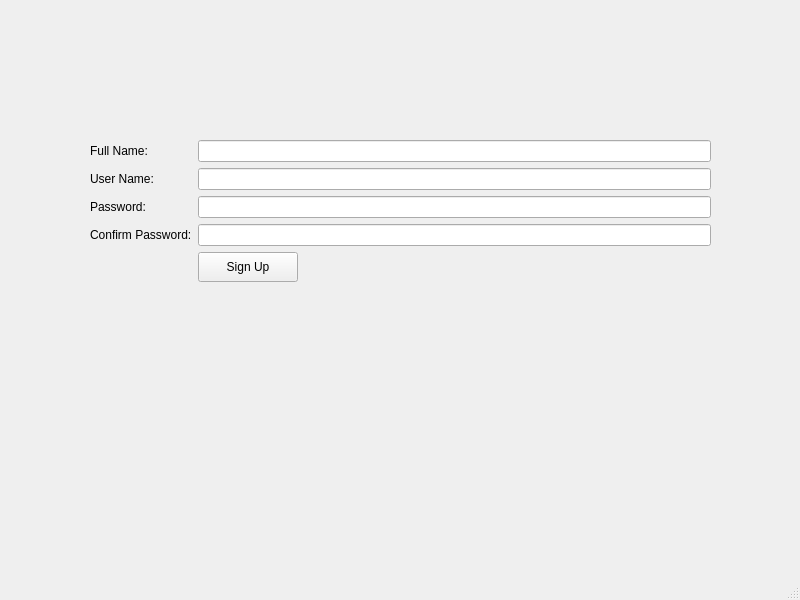
<?xml version="1.0" encoding="UTF-8"?>
<ui version="4.0">
 <class>MainWindow</class>
 <widget class="QMainWindow" name="MainWindow">
  <property name="geometry">
   <rect>
    <x>0</x>
    <y>0</y>
    <width>800</width>
    <height>600</height>
   </rect>
  </property>
  <property name="windowTitle">
   <string>MainWindow</string>
  </property>
  <widget class="QWidget" name="centralwidget">
   <widget class="QWidget" name="formLayoutWidget">
    <property name="geometry">
     <rect>
      <x>90</x>
      <y>140</y>
      <width>621</width>
      <height>191</height>
     </rect>
    </property>
    <layout class="QFormLayout" name="formLayout">
     <item row="0" column="0">
      <widget class="QLabel" name="fullNameLabel">
       <property name="text">
        <string>Full Name:</string>
       </property>
      </widget>
     </item>
     <item row="0" column="1">
      <widget class="QLineEdit" name="fullNameLineEdit"/>
     </item>
     <item row="1" column="0">
      <widget class="QLabel" name="userNameLabel">
       <property name="text">
        <string>User Name:</string>
       </property>
      </widget>
     </item>
     <item row="1" column="1">
      <widget class="QLineEdit" name="userNameLineEdit"/>
     </item>
     <item row="2" column="0">
      <widget class="QLabel" name="passwordLabel">
       <property name="text">
        <string>Password:</string>
       </property>
      </widget>
     </item>
     <item row="2" column="1">
      <widget class="QLineEdit" name="passwordLineEdit">
       <property name="echoMode">
        <enum>QLineEdit::Password</enum>
       </property>
      </widget>
     </item>
     <item row="3" column="0">
      <widget class="QLabel" name="confirmPasswordLabel">
       <property name="text">
        <string>Confirm Password:</string>
       </property>
      </widget>
     </item>
     <item row="3" column="1">
      <widget class="QLineEdit" name="confirmPasswordLineEdit">
       <property name="echoMode">
        <enum>QLineEdit::Password</enum>
       </property>
      </widget>
     </item>
     <item row="4" column="1">
      <widget class="QPushButton" name="pushButtonSignUp">
       <property name="minimumSize">
        <size>
         <width>100</width>
         <height>30</height>
        </size>
       </property>
       <property name="maximumSize">
        <size>
         <width>100</width>
         <height>30</height>
        </size>
       </property>
       <property name="text">
        <string>Sign Up</string>
       </property>
      </widget>
     </item>
    </layout>
   </widget>
  </widget>
  <widget class="QMenuBar" name="menubar">
   <property name="geometry">
    <rect>
     <x>0</x>
     <y>0</y>
     <width>800</width>
     <height>25</height>
    </rect>
   </property>
  </widget>
  <widget class="QStatusBar" name="statusbar"/>
 </widget>
 <resources/>
 <connections/>
</ui>
